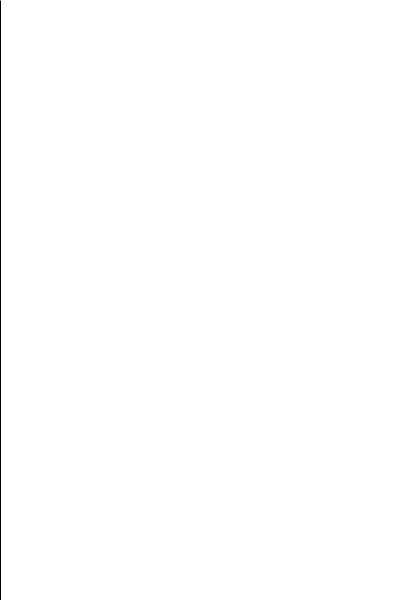
Frame 1 (no input)
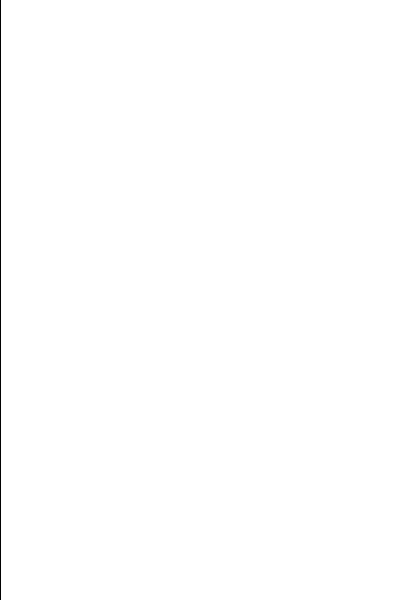
Frame 60 (the mouse pressed at the canvas centre just before this capture)
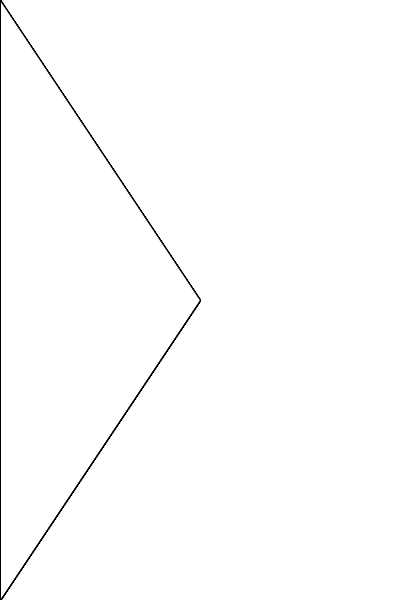
Frame 120 (the mouse held since frame 60 and released just before this capture)

The Processing sketch that drew these frames (run headless with seeded random() and noise(); from frame 60 on, the mouse is pressed at the canvas centre):

// Processing sketch: processing_148544
// ── processing_148544.pde

// First and only once:
void setup()
{
  size(400, 600); 
  background(255, 255, 255);
  frameRate(30);
}

// Then, repeat:
void draw()
{ 
  stroke(0, 0, 0, 255);
  strokeWeight(1);
  fill(255, 255, 255, 255);
  triangle(0, 0, 0, height, mouseX, mouseY);  
}
